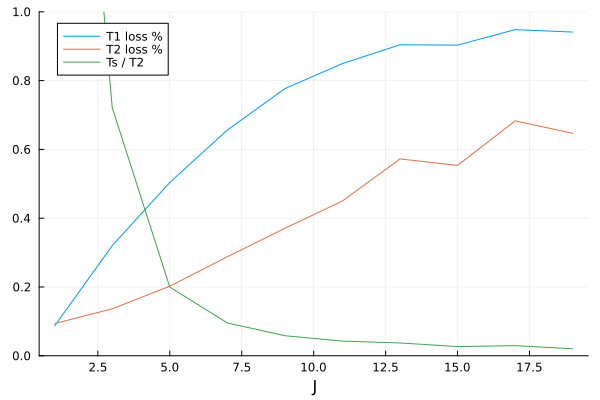

Recreate this plot in Julia.
using Plots
using PlotAndSave

function make_loss_comparison(path)
    println(path)
    plotinfo = loaddata(path)

    to_flt(x) = parse(Float64, match(r"\d+", x).match)
    U = (to_flt(plotinfo.parameters[:U]))
    T1_best = 1 / (to_flt(plotinfo.parameters[:diss]) * 10^(-3) / U)
    T2_best = 2 / (to_flt(plotinfo.parameters[:deco]) * 10^(-3) / U)

    Ts = plotinfo.lines["Ts"]
    T1 = plotinfo.lines["T1"]
    T2 = plotinfo.lines["T2"]

    T1_loss = 1 .- T1.y ./ T1_best
    T2_loss = 1 .- T2.y ./ T2_best
    Ts_perf = Ts.y ./ T2.y

    pl = plot(
        xlabel = plotinfo.xlabel,
        ylimits = (0, 1)
    )
    x = plotinfo.lines["Ts"].x
    plot!(pl, x, T1_loss, label = "T1 loss %")
    plot!(pl, x, T2_loss, label = "T2 loss %")
    plot!(pl, x, Ts_perf, label = "Ts / T2")

    savefig(pl, joinpath(@__DIR__, "plot.png"))
    savefig(pl, joinpath(@__DIR__, "plot.svg"))

    function_of_ts_perf(T1_loss, T2_loss, Ts_perf)
end

function function_of_ts_perf(t1, t2, ts_perf)
    i = sortperm(ts_perf)
    display(i)
    i_i = 8
    display(ts_perf[i[i_i]])
    display((1:2:20)[i[i_i]])
    t1_line = LineInfo(ts_perf[i], t1[i], 0, "T1 loss %")
    t2_line = LineInfo(ts_perf[i], t2[i], 0, "T2 loss %")
    
    makeplot(joinpath(@__DIR__, "f_ts_perf"), t1_line, t2_line; xlabel = "Ts / T2", copy_code = false)
end

make_loss_comparison(joinpath(dirname(@__DIR__), "paper_plots", "data.jld2"))
